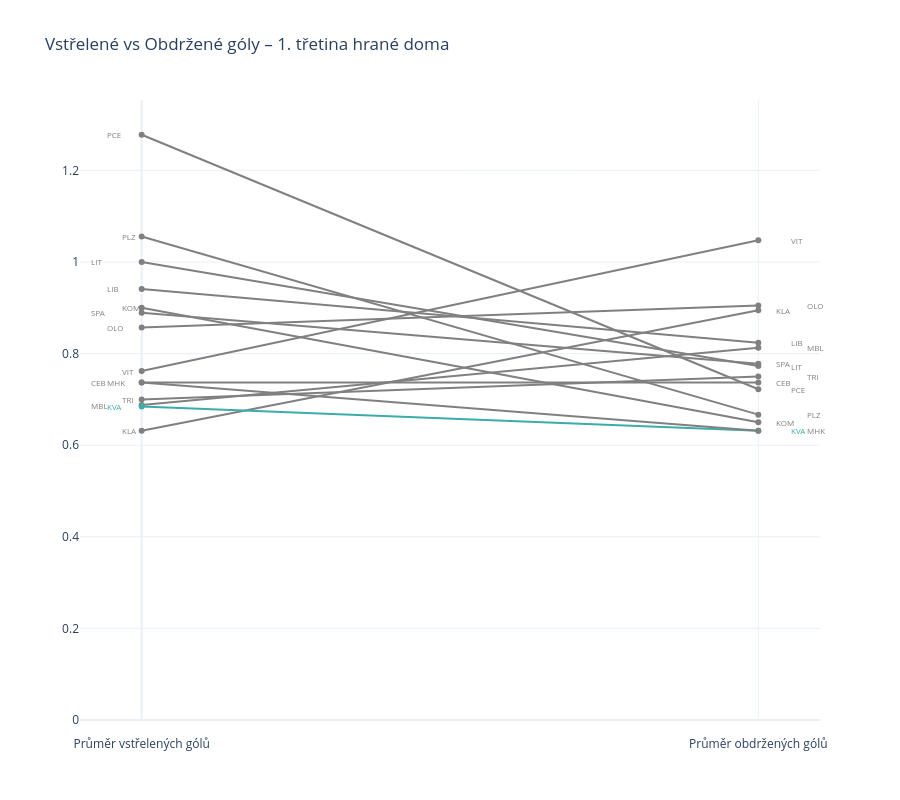
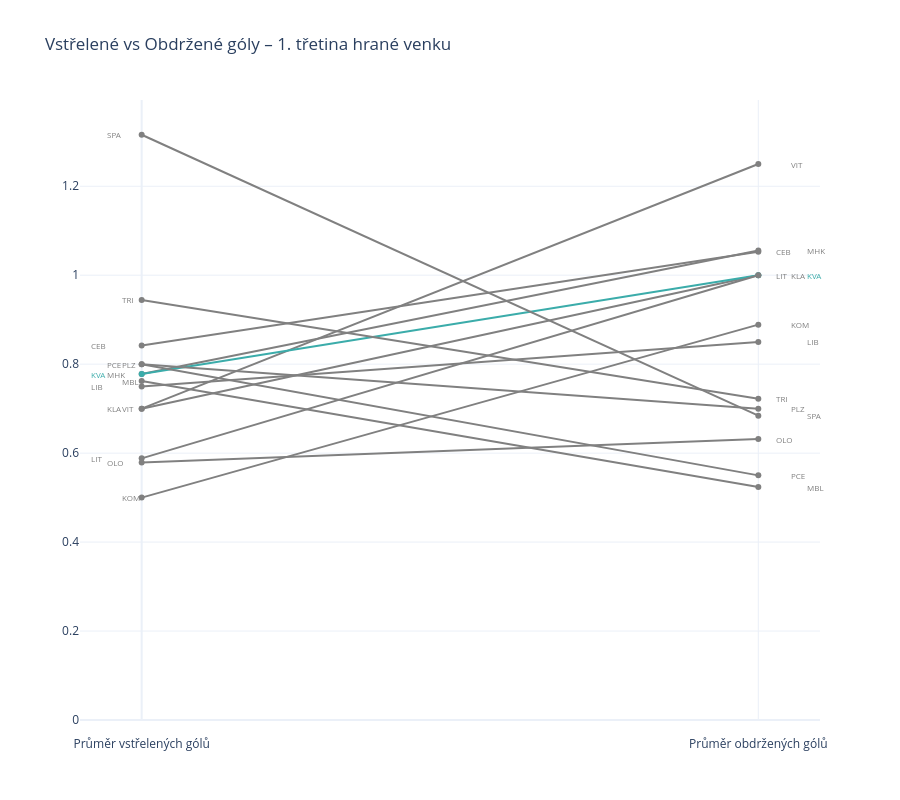
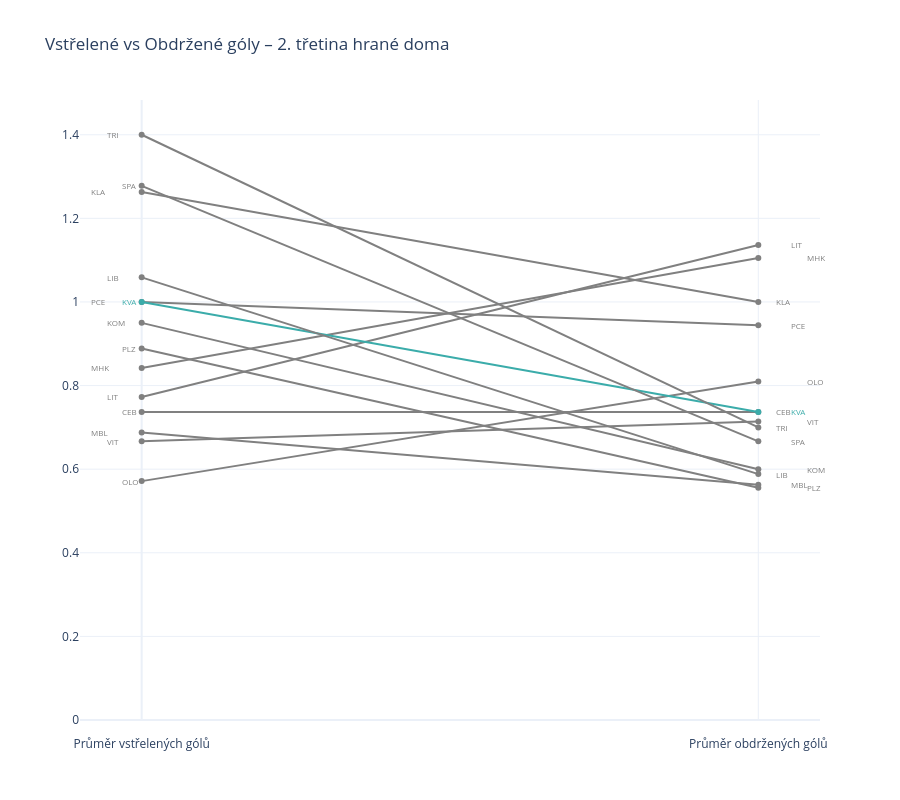

These figures' notebook cell, in order:
### Code cell
for period, field in product(
        team_period_field["period"].unique(),
        team_period_field["field"].unique()
    ):
    df_period = team_period_field.loc[lambda x: x["period"] == period].loc[lambda x: x["field"] == field]

    offset_r = define_offset(df_period, "gaa", "team")
    offset_l = define_offset(df_period, "gfa", "team")
    period_label = "konečný výsledek" if period == "F" else f"{period}. třetina"
    field_label = "venku" if field == "V" else "doma"
    
    fig = go.Figure()
    
    for team in offset_r.keys():
        team_data = df_period[df_period["team"] == team]
        color = "rgb(59,172,170)" if team == "KVA" else "gray"
        
        fig.add_trace(go.Scatter(
            x=[0, 1], 
            y=[team_data["gfa"].values[0], team_data["gaa"].values[0]],
            mode="lines+markers",
            name=team,
            line=dict(color=color, width=2, )
        ))
        
        fig.add_annotation(
            x=1.05+offset_r[team],  
            y=team_data["gaa"].values[0],
            text=team,
            showarrow=False,
            xanchor="left",
            font=dict(color=color, size=8)
        )

        fig.add_annotation(
            x=-0.06+offset_l[team],  
            y=team_data["gfa"].values[0],
            text=team,
            showarrow=False,
            xanchor="left",
            font=dict(color=color, size=8)
        )
    
    fig.update_layout(
        title=f"Vstřelené vs Obdržené góly – {period_label} hrané {field_label}",
        xaxis=dict(
            tickvals=[0, 1],
            ticktext=["Průměr vstřelených gólů", "Průměr obdržených gólů"],
            range=[-0.1, 1.1],
            ticklabelposition="outside",
            ticklabelstandoff=15 
        ),
        yaxis=dict(
            rangemode="tozero", #dtick=0.1,
                  ),
        height=800,
        showlegend=False
    )
    
    fig.show()

### Figure 1 — Plotly figure (JSON) as saved in the notebook; plotly's stock layout.template omitted (floating-point values rounded to 4 significant figures)
{"data": [{"line": {"color": "gray", "width": 2}, "mode": "lines+markers", "name": "VIT", "type": "scatter", "x": [0, 1], "y": [0.7619, 1.048]}, {"line": {"color": "gray", "width": 2}, "mode": "lines+markers", "name": "OLO", "type": "scatter", "x": [0, 1], "y": [0.8571, 0.9048]}, {"line": {"color": "gray", "width": 2}, "mode": "lines+markers", "name": "KLA", "type": "scatter", "x": [0, 1], "y": [0.6316, 0.8947]}, {"line": {"color": "gray", "width": 2}, "mode": "lines+markers", "name": "LIB", "type": "scatter", "x": [0, 1], "y": [0.9412, 0.8235]}, {"line": {"color": "gray", "width": 2}, "mode": "lines+markers", "name": "MBL", "type": "scatter", "x": [0, 1], "y": [0.6875, 0.8125]}, {"line": {"color": "gray", "width": 2}, "mode": "lines+markers", "name": "SPA", "type": "scatter", "x": [0, 1], "y": [0.8889, 0.7778]}, {"line": {"color": "gray", "width": 2}, "mode": "lines+markers", "name": "LIT", "type": "scatter", "x": [0, 1], "y": [1, 0.7727]}, {"line": {"color": "gray", "width": 2}, "mode": "lines+markers", "name": "TRI", "type": "scatter", "x": [0, 1], "y": [0.7, 0.75]}, {"line": {"color": "gray", "width": 2}, "mode": "lines+markers", "name": "CEB", "type": "scatter", "x": [0, 1], "y": [0.7368, 0.7368]}, {"line": {"color": "gray", "width": 2}, "mode": "lines+markers", "name": "PCE", "type": "scatter", "x": [0, 1], "y": [1.278, 0.7222]}, {"line": {"color": "gray", "width": 2}, "mode": "lines+markers", "name": "PLZ", "type": "scatter", "x": [0, 1], "y": [1.056, 0.6667]}, {"line": {"color": "gray", "width": 2}, "mode": "lines+markers", "name": "KOM", "type": "scatter", "x": [0, 1], "y": [0.9, 0.65]}, {"line": {"color": "rgb(59,172,170)", "width": 2}, "mode": "lines+markers", "name": "KVA", "type": "scatter", "x": [0, 1], "y": [0.6842, 0.6316]}, {"line": {"color": "gray", "width": 2}, "mode": "lines+markers", "name": "MHK", "type": "scatter", "x": [0, 1], "y": [0.7368, 0.6316]}], "layout": {"annotations": [{"font": {"color": "gray", "size": 8}, "showarrow": false, "text": "VIT", "x": 1.05, "xanchor": "left", "y": 1.048}, {"font": {"color": "gray", "size": 8}, "showarrow": false, "text": "VIT", "x": -0.035, "xanchor": "left", "y": 0.7619}, {"font": {"color": "gray", "size": 8}, "showarrow": false, "text": "OLO", "x": 1.075, "xanchor": "left", "y": 0.9048}, {"font": {"color": "gray", "size": 8}, "showarrow": false, "text": "OLO", "x": -0.06, "xanchor": "left", "y": 0.8571}, {"font": {"color": "gray", "size": 8}, "showarrow": false, "text": "KLA", "x": 1.025, "xanchor": "left", "y": 0.8947}, {"font": {"color": "gray", "size": 8}, "showarrow": false, "text": "KLA", "x": -0.035, "xanchor": "left", "y": 0.6316}, {"font": {"color": "gray", "size": 8}, "showarrow": false, "text": "LIB", "x": 1.05, "xanchor": "left", "y": 0.8235}, {"font": {"color": "gray", "size": 8}, "showarrow": false, "text": "LIB", "x": -0.06, "xanchor": "left", "y": 0.9412}, {"font": {"color": "gray", "size": 8}, "showarrow": false, "text": "MBL", "x": 1.075, "xanchor": "left", "y": 0.8125}, {"font": {"color": "gray", "size": 8}, "showarrow": false, "text": "MBL", "x": -0.085, "xanchor": "left", "y": 0.6875}, {"font": {"color": "gray", "size": 8}, "showarrow": false, "text": "SPA", "x": 1.025, "xanchor": "left", "y": 0.7778}, {"font": {"color": "gray", "size": 8}, "showarrow": false, "text": "SPA", "x": -0.085, "xanchor": "left", "y": 0.8889}, {"font": {"color": "gray", "size": 8}, "showarrow": false, "text": "LIT", "x": 1.05, "xanchor": "left", "y": 0.7727}, {"font": {"color": "gray", "size": 8}, "showarrow": false, "text": "LIT", "x": -0.085, "xanchor": "left", "y": 1}, {"font": {"color": "gray", "size": 8}, "showarrow": false, "text": "TRI", "x": 1.075, "xanchor": "left", "y": 0.75}, {"font": {"color": "gray", "size": 8}, "showarrow": false, "text": "TRI", "x": -0.035, "xanchor": "left", "y": 0.7}, {"font": {"color": "gray", "size": 8}, "showarrow": false, "text": "CEB", "x": 1.025, "xanchor": "left", "y": 0.7368}, {"font": {"color": "gray", "size": 8}, "showarrow": false, "text": "CEB", "x": -0.085, "xanchor": "left", "y": 0.7368}, {"font": {"color": "gray", "size": 8}, "showarrow": false, "text": "PCE", "x": 1.05, "xanchor": "left", "y": 0.7222}, {"font": {"color": "gray", "size": 8}, "showarrow": false, "text": "PCE", "x": -0.06, "xanchor": "left", "y": 1.278}, {"font": {"color": "gray", "size": 8}, "showarrow": false, "text": "PLZ", "x": 1.075, "xanchor": "left", "y": 0.6667}, {"font": {"color": "gray", "size": 8}, "showarrow": false, "text": "PLZ", "x": -0.035, "xanchor": "left", "y": 1.056}, {"font": {"color": "gray", "size": 8}, "showarrow": false, "text": "KOM", "x": 1.025, "xanchor": "left", "y": 0.65}, {"font": {"color": "gray", "size": 8}, "showarrow": false, "text": "KOM", "x": -0.035, "xanchor": "left", "y": 0.9}, {"font": {"color": "rgb(59,172,170)", "size": 8}, "showarrow": false, "text": "KVA", "x": 1.05, "xanchor": "left", "y": 0.6316}, {"font": {"color": "rgb(59,172,170)", "size": 8}, "showarrow": false, "text": "KVA", "x": -0.06, "xanchor": "left", "y": 0.6842}, {"font": {"color": "gray", "size": 8}, "showarrow": false, "text": "MHK", "x": 1.075, "xanchor": "left", "y": 0.6316}, {"font": {"color": "gray", "size": 8}, "showarrow": false, "text": "MHK", "x": -0.06, "xanchor": "left", "y": 0.7368}], "height": 800, "showlegend": false, "title": {"text": "Vstřelené vs Obdržené góly – 1. třetina hrané doma"}, "xaxis": {"range": [-0.1, 1.1], "ticklabelposition": "outside", "ticklabelstandoff": 15, "ticktext": ["Průměr vstřelených gólů", "Průměr obdržených gólů"], "tickvals": [0, 1]}, "yaxis": {"rangemode": "tozero"}}}

### Figure 2 — Plotly figure (JSON) as saved in the notebook; plotly's stock layout.template omitted (floating-point values rounded to 4 significant figures)
{"data": [{"line": {"color": "gray", "width": 2}, "mode": "lines+markers", "name": "VIT", "type": "scatter", "x": [0, 1], "y": [0.7, 1.25]}, {"line": {"color": "gray", "width": 2}, "mode": "lines+markers", "name": "MHK", "type": "scatter", "x": [0, 1], "y": [0.7778, 1.056]}, {"line": {"color": "gray", "width": 2}, "mode": "lines+markers", "name": "CEB", "type": "scatter", "x": [0, 1], "y": [0.8421, 1.053]}, {"line": {"color": "gray", "width": 2}, "mode": "lines+markers", "name": "KLA", "type": "scatter", "x": [0, 1], "y": [0.7, 1]}, {"line": {"color": "rgb(59,172,170)", "width": 2}, "mode": "lines+markers", "name": "KVA", "type": "scatter", "x": [0, 1], "y": [0.7778, 1]}, {"line": {"color": "gray", "width": 2}, "mode": "lines+markers", "name": "LIT", "type": "scatter", "x": [0, 1], "y": [0.5882, 1]}, {"line": {"color": "gray", "width": 2}, "mode": "lines+markers", "name": "KOM", "type": "scatter", "x": [0, 1], "y": [0.5, 0.8889]}, {"line": {"color": "gray", "width": 2}, "mode": "lines+markers", "name": "LIB", "type": "scatter", "x": [0, 1], "y": [0.75, 0.85]}, {"line": {"color": "gray", "width": 2}, "mode": "lines+markers", "name": "TRI", "type": "scatter", "x": [0, 1], "y": [0.9444, 0.7222]}, {"line": {"color": "gray", "width": 2}, "mode": "lines+markers", "name": "PLZ", "type": "scatter", "x": [0, 1], "y": [0.8, 0.7]}, {"line": {"color": "gray", "width": 2}, "mode": "lines+markers", "name": "SPA", "type": "scatter", "x": [0, 1], "y": [1.316, 0.6842]}, {"line": {"color": "gray", "width": 2}, "mode": "lines+markers", "name": "OLO", "type": "scatter", "x": [0, 1], "y": [0.5789, 0.6316]}, {"line": {"color": "gray", "width": 2}, "mode": "lines+markers", "name": "PCE", "type": "scatter", "x": [0, 1], "y": [0.8, 0.55]}, {"line": {"color": "gray", "width": 2}, "mode": "lines+markers", "name": "MBL", "type": "scatter", "x": [0, 1], "y": [0.7619, 0.5238]}], "layout": {"annotations": [{"font": {"color": "gray", "size": 8}, "showarrow": false, "text": "VIT", "x": 1.05, "xanchor": "left", "y": 1.25}, {"font": {"color": "gray", "size": 8}, "showarrow": false, "text": "VIT", "x": -0.035, "xanchor": "left", "y": 0.7}, {"font": {"color": "gray", "size": 8}, "showarrow": false, "text": "MHK", "x": 1.075, "xanchor": "left", "y": 1.056}, {"font": {"color": "gray", "size": 8}, "showarrow": false, "text": "MHK", "x": -0.06, "xanchor": "left", "y": 0.7778}, {"font": {"color": "gray", "size": 8}, "showarrow": false, "text": "CEB", "x": 1.025, "xanchor": "left", "y": 1.053}, {"font": {"color": "gray", "size": 8}, "showarrow": false, "text": "CEB", "x": -0.085, "xanchor": "left", "y": 0.8421}, {"font": {"color": "gray", "size": 8}, "showarrow": false, "text": "KLA", "x": 1.05, "xanchor": "left", "y": 1}, {"font": {"color": "gray", "size": 8}, "showarrow": false, "text": "KLA", "x": -0.06, "xanchor": "left", "y": 0.7}, {"font": {"color": "rgb(59,172,170)", "size": 8}, "showarrow": false, "text": "KVA", "x": 1.075, "xanchor": "left", "y": 1}, {"font": {"color": "rgb(59,172,170)", "size": 8}, "showarrow": false, "text": "KVA", "x": -0.085, "xanchor": "left", "y": 0.7778}, {"font": {"color": "gray", "size": 8}, "showarrow": false, "text": "LIT", "x": 1.025, "xanchor": "left", "y": 1}, {"font": {"color": "gray", "size": 8}, "showarrow": false, "text": "LIT", "x": -0.085, "xanchor": "left", "y": 0.5882}, {"font": {"color": "gray", "size": 8}, "showarrow": false, "text": "KOM", "x": 1.05, "xanchor": "left", "y": 0.8889}, {"font": {"color": "gray", "size": 8}, "showarrow": false, "text": "KOM", "x": -0.035, "xanchor": "left", "y": 0.5}, {"font": {"color": "gray", "size": 8}, "showarrow": false, "text": "LIB", "x": 1.075, "xanchor": "left", "y": 0.85}, {"font": {"color": "gray", "size": 8}, "showarrow": false, "text": "LIB", "x": -0.085, "xanchor": "left", "y": 0.75}, {"font": {"color": "gray", "size": 8}, "showarrow": false, "text": "TRI", "x": 1.025, "xanchor": "left", "y": 0.7222}, {"font": {"color": "gray", "size": 8}, "showarrow": false, "text": "TRI", "x": -0.035, "xanchor": "left", "y": 0.9444}, {"font": {"color": "gray", "size": 8}, "showarrow": false, "text": "PLZ", "x": 1.05, "xanchor": "left", "y": 0.7}, {"font": {"color": "gray", "size": 8}, "showarrow": false, "text": "PLZ", "x": -0.035, "xanchor": "left", "y": 0.8}, {"font": {"color": "gray", "size": 8}, "showarrow": false, "text": "SPA", "x": 1.075, "xanchor": "left", "y": 0.6842}, {"font": {"color": "gray", "size": 8}, "showarrow": false, "text": "SPA", "x": -0.06, "xanchor": "left", "y": 1.316}, {"font": {"color": "gray", "size": 8}, "showarrow": false, "text": "OLO", "x": 1.025, "xanchor": "left", "y": 0.6316}, {"font": {"color": "gray", "size": 8}, "showarrow": false, "text": "OLO", "x": -0.06, "xanchor": "left", "y": 0.5789}, {"font": {"color": "gray", "size": 8}, "showarrow": false, "text": "PCE", "x": 1.05, "xanchor": "left", "y": 0.55}, {"font": {"color": "gray", "size": 8}, "showarrow": false, "text": "PCE", "x": -0.06, "xanchor": "left", "y": 0.8}, {"font": {"color": "gray", "size": 8}, "showarrow": false, "text": "MBL", "x": 1.075, "xanchor": "left", "y": 0.5238}, {"font": {"color": "gray", "size": 8}, "showarrow": false, "text": "MBL", "x": -0.035, "xanchor": "left", "y": 0.7619}], "height": 800, "showlegend": false, "title": {"text": "Vstřelené vs Obdržené góly – 1. třetina hrané venku"}, "xaxis": {"range": [-0.1, 1.1], "ticklabelposition": "outside", "ticklabelstandoff": 15, "ticktext": ["Průměr vstřelených gólů", "Průměr obdržených gólů"], "tickvals": [0, 1]}, "yaxis": {"rangemode": "tozero"}}}

### Figure 3 — Plotly figure (JSON) as saved in the notebook; plotly's stock layout.template omitted (floating-point values rounded to 4 significant figures)
{"data": [{"line": {"color": "gray", "width": 2}, "mode": "lines+markers", "name": "LIT", "type": "scatter", "x": [0, 1], "y": [0.7727, 1.136]}, {"line": {"color": "gray", "width": 2}, "mode": "lines+markers", "name": "MHK", "type": "scatter", "x": [0, 1], "y": [0.8421, 1.105]}, {"line": {"color": "gray", "width": 2}, "mode": "lines+markers", "name": "KLA", "type": "scatter", "x": [0, 1], "y": [1.263, 1]}, {"line": {"color": "gray", "width": 2}, "mode": "lines+markers", "name": "PCE", "type": "scatter", "x": [0, 1], "y": [1, 0.9444]}, {"line": {"color": "gray", "width": 2}, "mode": "lines+markers", "name": "OLO", "type": "scatter", "x": [0, 1], "y": [0.5714, 0.8095]}, {"line": {"color": "gray", "width": 2}, "mode": "lines+markers", "name": "CEB", "type": "scatter", "x": [0, 1], "y": [0.7368, 0.7368]}, {"line": {"color": "rgb(59,172,170)", "width": 2}, "mode": "lines+markers", "name": "KVA", "type": "scatter", "x": [0, 1], "y": [1, 0.7368]}, {"line": {"color": "gray", "width": 2}, "mode": "lines+markers", "name": "VIT", "type": "scatter", "x": [0, 1], "y": [0.6667, 0.7143]}, {"line": {"color": "gray", "width": 2}, "mode": "lines+markers", "name": "TRI", "type": "scatter", "x": [0, 1], "y": [1.4, 0.7]}, {"line": {"color": "gray", "width": 2}, "mode": "lines+markers", "name": "SPA", "type": "scatter", "x": [0, 1], "y": [1.278, 0.6667]}, {"line": {"color": "gray", "width": 2}, "mode": "lines+markers", "name": "KOM", "type": "scatter", "x": [0, 1], "y": [0.95, 0.6]}, {"line": {"color": "gray", "width": 2}, "mode": "lines+markers", "name": "LIB", "type": "scatter", "x": [0, 1], "y": [1.059, 0.5882]}, {"line": {"color": "gray", "width": 2}, "mode": "lines+markers", "name": "MBL", "type": "scatter", "x": [0, 1], "y": [0.6875, 0.5625]}, {"line": {"color": "gray", "width": 2}, "mode": "lines+markers", "name": "PLZ", "type": "scatter", "x": [0, 1], "y": [0.8889, 0.5556]}], "layout": {"annotations": [{"font": {"color": "gray", "size": 8}, "showarrow": false, "text": "LIT", "x": 1.05, "xanchor": "left", "y": 1.136}, {"font": {"color": "gray", "size": 8}, "showarrow": false, "text": "LIT", "x": -0.06, "xanchor": "left", "y": 0.7727}, {"font": {"color": "gray", "size": 8}, "showarrow": false, "text": "MHK", "x": 1.075, "xanchor": "left", "y": 1.105}, {"font": {"color": "gray", "size": 8}, "showarrow": false, "text": "MHK", "x": -0.085, "xanchor": "left", "y": 0.8421}, {"font": {"color": "gray", "size": 8}, "showarrow": false, "text": "KLA", "x": 1.025, "xanchor": "left", "y": 1}, {"font": {"color": "gray", "size": 8}, "showarrow": false, "text": "KLA", "x": -0.085, "xanchor": "left", "y": 1.263}, {"font": {"color": "gray", "size": 8}, "showarrow": false, "text": "PCE", "x": 1.05, "xanchor": "left", "y": 0.9444}, {"font": {"color": "gray", "size": 8}, "showarrow": false, "text": "PCE", "x": -0.085, "xanchor": "left", "y": 1}, {"font": {"color": "gray", "size": 8}, "showarrow": false, "text": "OLO", "x": 1.075, "xanchor": "left", "y": 0.8095}, {"font": {"color": "gray", "size": 8}, "showarrow": false, "text": "OLO", "x": -0.035, "xanchor": "left", "y": 0.5714}, {"font": {"color": "gray", "size": 8}, "showarrow": false, "text": "CEB", "x": 1.025, "xanchor": "left", "y": 0.7368}, {"font": {"color": "gray", "size": 8}, "showarrow": false, "text": "CEB", "x": -0.035, "xanchor": "left", "y": 0.7368}, {"font": {"color": "rgb(59,172,170)", "size": 8}, "showarrow": false, "text": "KVA", "x": 1.05, "xanchor": "left", "y": 0.7368}, {"font": {"color": "rgb(59,172,170)", "size": 8}, "showarrow": false, "text": "KVA", "x": -0.035, "xanchor": "left", "y": 1}, {"font": {"color": "gray", "size": 8}, "showarrow": false, "text": "VIT", "x": 1.075, "xanchor": "left", "y": 0.7143}, {"font": {"color": "gray", "size": 8}, "showarrow": false, "text": "VIT", "x": -0.06, "xanchor": "left", "y": 0.6667}, {"font": {"color": "gray", "size": 8}, "showarrow": false, "text": "TRI", "x": 1.025, "xanchor": "left", "y": 0.7}, {"font": {"color": "gray", "size": 8}, "showarrow": false, "text": "TRI", "x": -0.06, "xanchor": "left", "y": 1.4}, {"font": {"color": "gray", "size": 8}, "showarrow": false, "text": "SPA", "x": 1.05, "xanchor": "left", "y": 0.6667}, {"font": {"color": "gray", "size": 8}, "showarrow": false, "text": "SPA", "x": -0.035, "xanchor": "left", "y": 1.278}, {"font": {"color": "gray", "size": 8}, "showarrow": false, "text": "KOM", "x": 1.075, "xanchor": "left", "y": 0.6}, {"font": {"color": "gray", "size": 8}, "showarrow": false, "text": "KOM", "x": -0.06, "xanchor": "left", "y": 0.95}, {"font": {"color": "gray", "size": 8}, "showarrow": false, "text": "LIB", "x": 1.025, "xanchor": "left", "y": 0.5882}, {"font": {"color": "gray", "size": 8}, "showarrow": false, "text": "LIB", "x": -0.06, "xanchor": "left", "y": 1.059}, {"font": {"color": "gray", "size": 8}, "showarrow": false, "text": "MBL", "x": 1.05, "xanchor": "left", "y": 0.5625}, {"font": {"color": "gray", "size": 8}, "showarrow": false, "text": "MBL", "x": -0.085, "xanchor": "left", "y": 0.6875}, {"font": {"color": "gray", "size": 8}, "showarrow": false, "text": "PLZ", "x": 1.075, "xanchor": "left", "y": 0.5556}, {"font": {"color": "gray", "size": 8}, "showarrow": false, "text": "PLZ", "x": -0.035, "xanchor": "left", "y": 0.8889}], "height": 800, "showlegend": false, "title": {"text": "Vstřelené vs Obdržené góly – 2. třetina hrané doma"}, "xaxis": {"range": [-0.1, 1.1], "ticklabelposition": "outside", "ticklabelstandoff": 15, "ticktext": ["Průměr vstřelených gólů", "Průměr obdržených gólů"], "tickvals": [0, 1]}, "yaxis": {"rangemode": "tozero"}}}
